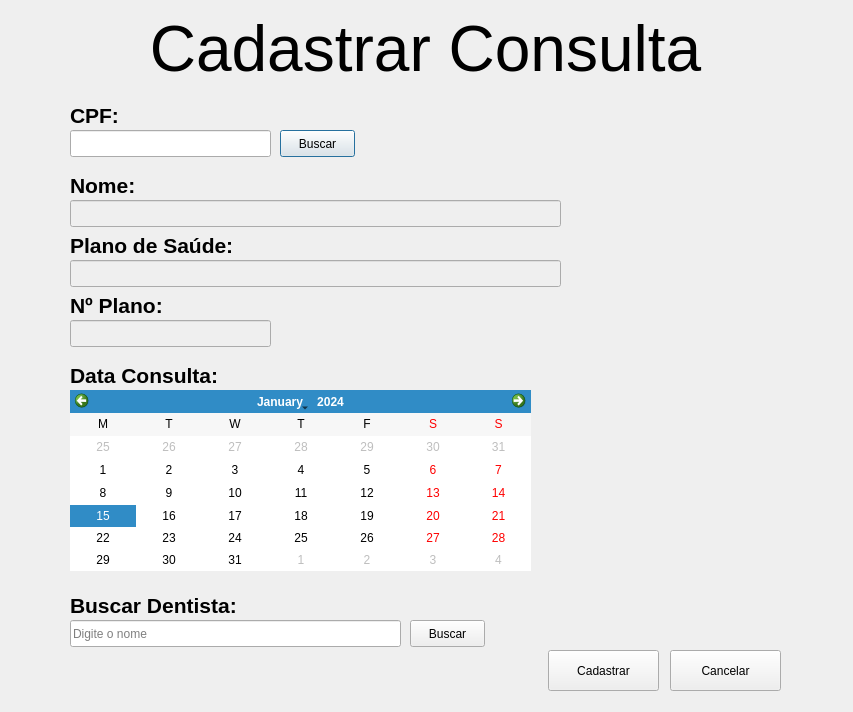
<?xml version="1.0" encoding="UTF-8"?>
<ui version="4.0">
 <class>DialogCadastrarConsulta</class>
 <widget class="QDialog" name="DialogCadastrarConsulta">
  <property name="windowModality">
   <enum>Qt::ApplicationModal</enum>
  </property>
  <property name="geometry">
   <rect>
    <x>0</x>
    <y>0</y>
    <width>853</width>
    <height>712</height>
   </rect>
  </property>
  <property name="minimumSize">
   <size>
    <width>853</width>
    <height>712</height>
   </size>
  </property>
  <property name="maximumSize">
   <size>
    <width>853</width>
    <height>712</height>
   </size>
  </property>
  <property name="contextMenuPolicy">
   <enum>Qt::DefaultContextMenu</enum>
  </property>
  <property name="windowTitle">
   <string>Dialog</string>
  </property>
  <widget class="QLabel" name="label">
   <property name="geometry">
    <rect>
     <x>0</x>
     <y>10</y>
     <width>851</width>
     <height>81</height>
    </rect>
   </property>
   <property name="text">
    <string>&lt;html&gt;&lt;head/&gt;&lt;body&gt;&lt;p&gt;&lt;span style=&quot; font-size:48pt;&quot;&gt;Cadastrar Consulta&lt;/span&gt;&lt;/p&gt;&lt;/body&gt;&lt;/html&gt;</string>
   </property>
   <property name="alignment">
    <set>Qt::AlignCenter</set>
   </property>
  </widget>
  <widget class="QLabel" name="label_2">
   <property name="geometry">
    <rect>
     <x>70</x>
     <y>100</y>
     <width>71</width>
     <height>31</height>
    </rect>
   </property>
   <property name="text">
    <string>&lt;html&gt;&lt;head/&gt;&lt;body&gt;&lt;p&gt;&lt;span style=&quot; font-size:16pt; font-weight:600;&quot;&gt;CPF:&lt;/span&gt;&lt;/p&gt;&lt;/body&gt;&lt;/html&gt;</string>
   </property>
  </widget>
  <widget class="QLineEdit" name="txt_cpf">
   <property name="geometry">
    <rect>
     <x>70</x>
     <y>130</y>
     <width>201</width>
     <height>27</height>
    </rect>
   </property>
   <property name="inputMethodHints">
    <set>Qt::ImhPreferNumbers</set>
   </property>
  </widget>
  <widget class="QPushButton" name="btn_buscar_cpf">
   <property name="geometry">
    <rect>
     <x>280</x>
     <y>130</y>
     <width>75</width>
     <height>27</height>
    </rect>
   </property>
   <property name="text">
    <string>Buscar</string>
   </property>
  </widget>
  <widget class="QLineEdit" name="txt_nome">
   <property name="enabled">
    <bool>false</bool>
   </property>
   <property name="geometry">
    <rect>
     <x>70</x>
     <y>200</y>
     <width>491</width>
     <height>27</height>
    </rect>
   </property>
   <property name="font">
    <font>
     <family>Segoe UI</family>
     <pointsize>10</pointsize>
     <weight>75</weight>
     <bold>true</bold>
    </font>
   </property>
   <property name="inputMethodHints">
    <set>Qt::ImhNone</set>
   </property>
   <property name="inputMask">
    <string/>
   </property>
   <property name="placeholderText">
    <string/>
   </property>
  </widget>
  <widget class="QLabel" name="label_3">
   <property name="geometry">
    <rect>
     <x>70</x>
     <y>170</y>
     <width>71</width>
     <height>31</height>
    </rect>
   </property>
   <property name="text">
    <string>&lt;html&gt;&lt;head/&gt;&lt;body&gt;&lt;p&gt;&lt;span style=&quot; font-size:16pt; font-weight:600;&quot;&gt;Nome:&lt;/span&gt;&lt;/p&gt;&lt;/body&gt;&lt;/html&gt;</string>
   </property>
  </widget>
  <widget class="QLabel" name="label_6">
   <property name="geometry">
    <rect>
     <x>70</x>
     <y>230</y>
     <width>161</width>
     <height>31</height>
    </rect>
   </property>
   <property name="text">
    <string>&lt;html&gt;&lt;head/&gt;&lt;body&gt;&lt;p&gt;&lt;span style=&quot; font-size:16pt; font-weight:600;&quot;&gt;Plano de Saúde:&lt;/span&gt;&lt;/p&gt;&lt;/body&gt;&lt;/html&gt;</string>
   </property>
  </widget>
  <widget class="QLineEdit" name="txt_plano_saude">
   <property name="enabled">
    <bool>false</bool>
   </property>
   <property name="geometry">
    <rect>
     <x>70</x>
     <y>260</y>
     <width>491</width>
     <height>27</height>
    </rect>
   </property>
   <property name="font">
    <font>
     <family>Segoe UI</family>
     <pointsize>10</pointsize>
     <weight>75</weight>
     <bold>true</bold>
    </font>
   </property>
   <property name="placeholderText">
    <string/>
   </property>
  </widget>
  <widget class="QLabel" name="label_7">
   <property name="geometry">
    <rect>
     <x>70</x>
     <y>290</y>
     <width>101</width>
     <height>31</height>
    </rect>
   </property>
   <property name="text">
    <string>&lt;html&gt;&lt;head/&gt;&lt;body&gt;&lt;p&gt;&lt;span style=&quot; font-size:16pt; font-weight:600;&quot;&gt;Nº Plano:&lt;/span&gt;&lt;/p&gt;&lt;/body&gt;&lt;/html&gt;</string>
   </property>
  </widget>
  <widget class="QLineEdit" name="txt_numero_plano">
   <property name="enabled">
    <bool>false</bool>
   </property>
   <property name="geometry">
    <rect>
     <x>70</x>
     <y>320</y>
     <width>201</width>
     <height>27</height>
    </rect>
   </property>
   <property name="font">
    <font>
     <family>Segoe UI</family>
     <pointsize>10</pointsize>
     <weight>75</weight>
     <bold>true</bold>
    </font>
   </property>
   <property name="inputMethodHints">
    <set>Qt::ImhPreferNumbers</set>
   </property>
   <property name="placeholderText">
    <string/>
   </property>
  </widget>
  <widget class="QLabel" name="label_8">
   <property name="geometry">
    <rect>
     <x>70</x>
     <y>360</y>
     <width>161</width>
     <height>31</height>
    </rect>
   </property>
   <property name="text">
    <string>&lt;html&gt;&lt;head/&gt;&lt;body&gt;&lt;p&gt;&lt;span style=&quot; font-size:16pt; font-weight:600;&quot;&gt;Data Consulta:&lt;/span&gt;&lt;/p&gt;&lt;/body&gt;&lt;/html&gt;</string>
   </property>
  </widget>
  <widget class="QLineEdit" name="txt_Dentista">
   <property name="geometry">
    <rect>
     <x>70</x>
     <y>620</y>
     <width>331</width>
     <height>27</height>
    </rect>
   </property>
   <property name="inputMethodHints">
    <set>Qt::ImhNone</set>
   </property>
   <property name="inputMask">
    <string/>
   </property>
   <property name="placeholderText">
    <string>Digite o nome</string>
   </property>
  </widget>
  <widget class="QLabel" name="label_4">
   <property name="geometry">
    <rect>
     <x>70</x>
     <y>590</y>
     <width>181</width>
     <height>31</height>
    </rect>
   </property>
   <property name="text">
    <string>&lt;html&gt;&lt;head/&gt;&lt;body&gt;&lt;p&gt;&lt;span style=&quot; font-size:16pt; font-weight:600;&quot;&gt;Buscar Dentista:&lt;/span&gt;&lt;/p&gt;&lt;/body&gt;&lt;/html&gt;</string>
   </property>
  </widget>
  <widget class="QPushButton" name="btn_buscar_dentista">
   <property name="geometry">
    <rect>
     <x>410</x>
     <y>620</y>
     <width>75</width>
     <height>27</height>
    </rect>
   </property>
   <property name="text">
    <string>Buscar</string>
   </property>
  </widget>
  <widget class="QPushButton" name="btn_cadastrar">
   <property name="geometry">
    <rect>
     <x>548</x>
     <y>650</y>
     <width>111</width>
     <height>41</height>
    </rect>
   </property>
   <property name="text">
    <string>Cadastrar</string>
   </property>
  </widget>
  <widget class="QPushButton" name="btn_cancelar">
   <property name="geometry">
    <rect>
     <x>670</x>
     <y>650</y>
     <width>111</width>
     <height>41</height>
    </rect>
   </property>
   <property name="text">
    <string>Cancelar</string>
   </property>
  </widget>
  <widget class="QCalendarWidget" name="calendarConsulta">
   <property name="geometry">
    <rect>
     <x>70</x>
     <y>390</y>
     <width>461</width>
     <height>181</height>
    </rect>
   </property>
   <property name="horizontalHeaderFormat">
    <enum>QCalendarWidget::SingleLetterDayNames</enum>
   </property>
   <property name="verticalHeaderFormat">
    <enum>QCalendarWidget::NoVerticalHeader</enum>
   </property>
   <property name="navigationBarVisible">
    <bool>true</bool>
   </property>
   <property name="dateEditEnabled">
    <bool>true</bool>
   </property>
  </widget>
 </widget>
 <resources/>
 <connections/>
</ui>
